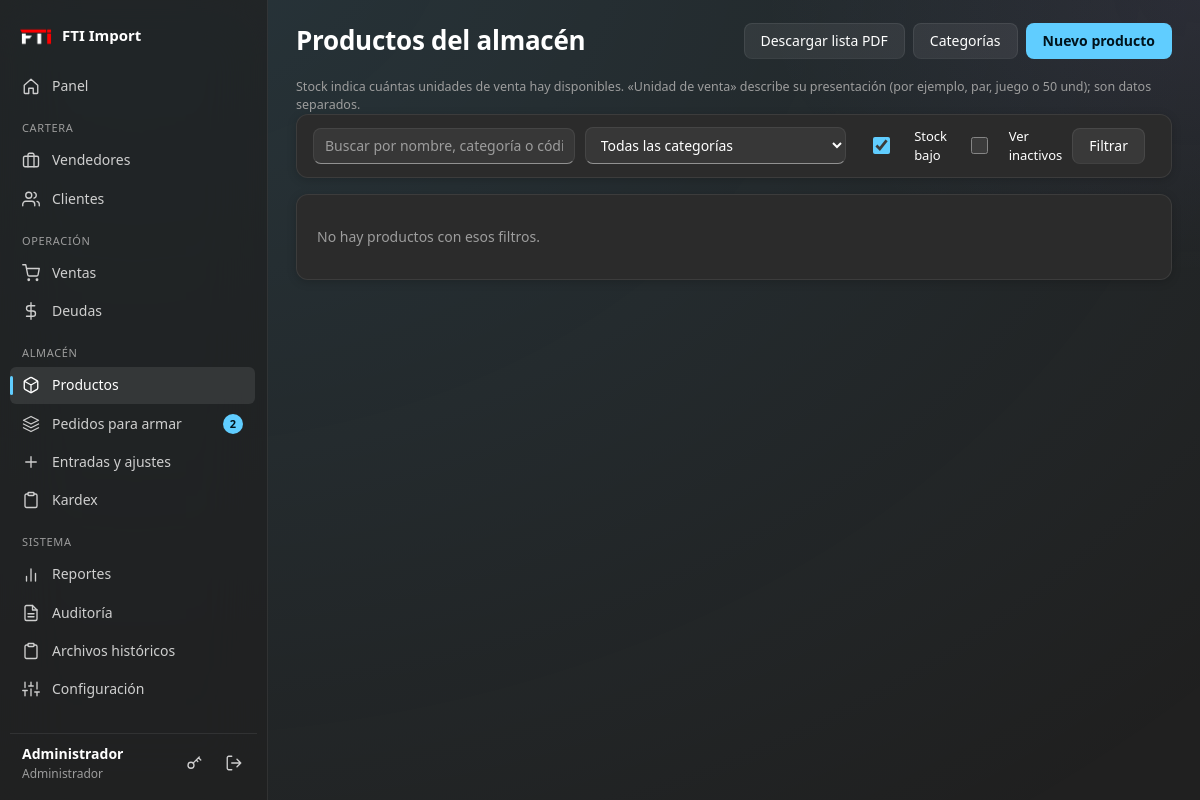
Page /productos?bajo=1 (signed in) on the committed database.
### tables this page shows
CREATE TABLE configuracion (
    clave TEXT PRIMARY KEY,
    valor TEXT
);

CREATE TABLE usuarios (
    id         INTEGER PRIMARY KEY AUTOINCREMENT,
    usuario    TEXT NOT NULL UNIQUE,
    nombre     TEXT NOT NULL,
    clave_hash TEXT NOT NULL,
    rol        TEXT NOT NULL CHECK (rol IN ('admin', 'vendedor')),
    telefono   TEXT DEFAULT '',
    email      TEXT DEFAULT '',
    activo     INTEGER NOT NULL DEFAULT 1,
    creado     TEXT NOT NULL,
    -- Tipo de vendedor: 'especial' elige detal/mayor y USD/Bs; 'normal' solo vende al mayor en USD.
    tipo_vendedor TEXT NOT NULL DEFAULT 'normal' CHECK (tipo_vendedor IN ('especial', 'normal'))
);

### routes/catalogo.py (the view)
@bp.route("/productos")
@login_required
def productos():
    q = request.args.get("q", "").strip()
    cat = to_int(request.args.get("categoria"))
    bajo = request.args.get("bajo") == "1"
    ver_inactivos = request.args.get("inactivos") == "1" and g.user["rol"] == "admin"
    defecto = stock_alerta_defecto()
    sql = """SELECT p.*, c.nombre AS categoria, COALESCE(NULLIF(p.stock_minimo, 0), ?) AS minimo_ef
               FROM productos p LEFT JOIN categorias c ON c.id = p.categoria_id WHERE 1=1"""
    args = [defecto]
    if not ver_inactivos:
        sql += " AND p.activo = 1"
    if q:
        sql += " AND (p.nombre LIKE ? OR p.codigo LIKE ? OR c.nombre LIKE ?)"; args += [f"%{q}%"] * 3
    if cat:
        sql += " AND p.categoria_id = ?"; args.append(cat)
    if bajo:
        sql += " AND p.stock <= COALESCE(NULLIF(p.stock_minimo, 0), ?)"; args.append(defecto)
    sql += " ORDER BY p.nombre"
    recientes = precios_recientes()
    return render_template("productos/lista.html", productos=query(sql, args),
                           categorias=query("SELECT * FROM categorias WHERE activo=1 ORDER BY nombre"),
                           q=q, cat=cat, bajo=bajo, inactivos=ver_inactivos,
                           recientes=recientes, ids_recientes={r["producto_id"] for r in recientes})

### db.py (called while the page is built)
def query(sql, args=(), one=False):
    rows = get_db().execute(sql, args).fetchall()
    if one:
        return rows[0] if rows else None
    return rows

### services.py (called while the page is built, shortened)
def get_config(clave, defecto=""):
    fila = query("SELECT valor FROM configuracion WHERE clave = ?", (clave,), one=True)
    return fila["valor"] if fila and fila["valor"] is not None else defecto

def stock_alerta_defecto():
    return max(to_float(get_config("stock_alerta_defecto", "10"), 10.0), 0.0)

def productos_en_alerta(limite=None):
    sql = ("SELECT id, codigo, nombre, stock, unidad, " + SQL_MINIMO_EFECTIVO + " AS minimo "
           "FROM productos WHERE activo = 1 AND stock <= " + SQL_MINIMO_EFECTIVO + " ORDER BY stock ASC")
    d = stock_alerta_defecto()
    args = [d, d]
    if limite:
        sql += " LIMIT ?"
        args.append(limite)
    return query(sql, args)

def precios_recientes():
    filas = query(
        """SELECT c.*, p.codigo, p.nombre, p.imagen, p.activo, u.nombre AS usuario
             FROM precio_cambios c JOIN productos p ON p.id = c.producto_id
             LEFT JOIN usuarios u ON u.id = c.usuario_id
            WHERE c.expira > ? ORDER BY c.id ASC""", (ahora(),))
    por_producto = {}
    return sorted(por_producto.values(), key=lambda r: r["id"], reverse=True)

def armado_desde_venta():
    return to_int(get_config("armado_desde_venta", "0"))

def contar_por_armar(usuario):
    desde = armado_desde_venta()
    if usuario["rol"] == "admin":
        pend = query("SELECT COUNT(*) AS n FROM armados a JOIN ventas v ON v.id=a.venta_id "
                     "WHERE a.estado='pendiente' AND v.estado='aprobada'", one=True)["n"]
        sin = query("SELECT COUNT(*) AS n FROM ventas v WHERE v.estado='aprobada' AND v.id > ? "
                    "AND NOT EXISTS (SELECT 1 FROM armados a WHERE a.venta_id=v.id)", (desde,), one=True)["n"]
        return pend + sin
    return query("SELECT COUNT(*) AS n FROM armados a JOIN ventas v ON v.id=a.venta_id "
                 "WHERE a.estado='pendiente' AND v.estado='aprobada' AND (a.asignado_a = ? OR a.asignado_a IS NULL)",
                 (usuario["id"],), one=True)["n"]

### utils.py (called while the page is built)
def _zona():
    return timezone(timedelta(hours=current_app.config.get("UTC_OFFSET_HORAS", -4)))

def ahora():
    return datetime.now(_zona()).strftime("%Y-%m-%d %H:%M:%S")

def hoy():
    return datetime.now(_zona()).strftime("%Y-%m-%d")

def to_int(valor, defecto=0):
    try:
        return int(float(str(valor).strip()))
    except (ValueError, TypeError):
        return defecto

### templates/productos/lista.html (shortened to what this page needs)
{% extends 'base.html' %}
{% block titulo %}{{ 'Productos del almacén' if g.user.rol == 'admin' else 'Catálogo y stock' }}{% endblock %}
{% block acciones %}
  {% if puede_ver_stock %}<a class="btn" href="{{ url_for('catalogo.productos_pdf') }}" title="PDF con la lista de mercancía (sin precios ni cantidades)">Descargar lista PDF</a>{% endif %}
  {% if g.user.rol == 'admin' %}<a class="btn" href="{{ url_for('catalogo.categorias') }}">Categorías</a>{% endif %}
  {% if g.user.rol == 'admin' %}<a class="btn primary" href="{{ url_for('catalogo.producto_nuevo') }}">Nuevo producto</a>{% endif %}
{% endblock %}
{% block contenido %}
{% set es_admin = g.user.rol == 'admin' %}
{% if puede_ver_stock %}<p class="hint">Stock indica cuántas unidades de venta hay disponibles. «Unidad de venta» describe su presentación (por ejemplo, par, juego o 50 und); son datos separados.</p>{% endif %}
<form class="filters card" method="get">
  <input name="q" id="buscar-tienda" value="{{ q }}" placeholder="Buscar por nombre, categoría o código" autocomplete="off">
  <select name="categoria" id="cat-tienda"><option value="">Todas las categorías</option>
    {% for c in categorias %}<option value="{{ c.id }}" {{ 'selected' if cat == c.id }}>{{ c.nombre }}</option>{% endfor %}</select>
  <label class="check"><input type="checkbox" name="bajo" value="1" {{ 'checked' if bajo }}> Stock bajo</label>
  {% if es_admin %}<label class="check"><input type="checkbox" name="inactivos" value="1" {{ 'checked' if inactivos }}> Ver inactivos</label>{% endif %}
  <button class="btn">Filtrar</button>
</form>
{% if productos %}
<div class="ptabla-scroll"><table class="ptabla" id="tienda">
  <thead><tr><th class="c-foto">Foto</th><th>Producto</th><th class="r">Precio mayor</th><th class="r">{{ 'Stock' if puede_ver_stock else 'Disponibilidad' }}</th>{% if puede_ver_stock %}<th class="r">Vendidos</th>{% endif %}<th>Unidad de venta</th>
    {% if es_admin %}<th class="r">Alerta mín.</th>{% endif %}{% if es_admin %}<th class="r">Acciones</th>{% endif %}</tr></thead>
  <tbody>
  {% for p in productos %}
    {% set alerta = (es_admin or not puede_ver_stock) and p.stock <= p.minimo_ef %}
    {% set agotado = p.stock <= 0 %}
    <tr class="{{ 'inactivo' if not p.activo }} {{ 'en-alerta' if alerta }} {{ 'alerta-vend' if alerta and not puede_ver_stock }}" data-busqueda="{{ (p.codigo ~ ' ' ~ p.nombre ~ ' ' ~ (p.categoria or ''))|lower }}" data-cat="{{ p.categoria_id or '' }}">
      <td class="c-foto">{% if p.imagen %}<img class="pfoto" src="{{ url_for('static', filename=p.imagen) }}" alt="{{ p.nombre }}" loading="lazy" onerror="this.hidden=true;this.nextElementSibling.hidden=false"><span class="psinfoto" hidden>Sin foto</span>{% else %}<span class="psinfoto">Sin foto</span>{% endif %}</td>
      <td class="c-nombre" data-label="Producto"><b>{{ p.nombre }}</b>{% if p.id in ids_recientes %} <span class="badge warn" title="Precio cambiado en las últimas 48 horas">Precio nuevo</span>{% endif %}
        <br><small class="muted"><span class="codigo-producto">{{ p.codigo }}</span>{% if p.categoria %} · {{ p.categoria }}{% endif %}{% if not p.activo %} · Inactivo{% endif %}</small></td>
      <td data-label="Precio mayor" class="r">$ {{ p.precio_mayor_usd|num }}</td>
      {% if puede_ver_stock %}
      <td data-label="Stock" class="r estado-stock {{ 'neg' if alerta }}">{{ p.stock|qty }}{% if alerta %} <span class="badge bad">Alerta</span>{% endif %}</td>
      <td data-label="Vendidos" class="r">{{ p.vendidos|qty }}</td>
      {% else %}
      <td data-label="Disponibilidad" class="r estado-stock">{% if agotado %}<span class="badge bad">Agotado · no hay más</span>{% elif alerta %}<span class="badge bad">Stock mínimo</span>{% else %}<span class="badge ok">Disponible</span>{% endif %}</td>
      {% endif %}
      <td data-label="Unidad de venta">{{ p.unidad }}</td>
      {% if es_admin %}<td data-label="Alerta mín." class="r">{{ p.minimo_ef|qty }}</td>{% endif %}
      {% if es_admin %}<td class="r nowrap c-acc">
        <a class="btn sm" href="{{ url_for('catalogo.movimiento', producto=p.id) }}">Stock</a>
        <a class="btn sm" href="{{ url_for('catalogo.producto_editar', pid=p.id) }}">Editar</a>
        <form method="post" action="{{ url_for('catalogo.producto_eliminar', pid=p.id) }}" style="display:inline" onsubmit="return confirm('¿Eliminar o desactivar este producto? Se conservará el historial.');">{{ csrf_field() }}<button class="btn sm danger" type="submit">Eliminar</button></form>
      </td>{% endif %}
    </tr>
  {% endfor %}
  </tbody></table></div>
<p class="muted vacio-tienda" id="vacio-tienda" hidden>Ningún producto coincide con tu búsqueda.</p>
{% else %}<section class="card"><p class="muted">No hay productos con esos filtros.</p></section>{% endif %}
{% endblock %}

### templates/base.html (shortened to what this page needs)
{% from '_macros.html' import ico, flashes %}
<!doctype html>
<html lang="es">
<head>
  <link rel="stylesheet" href="{{ url_for('static', filename='css/style.css') }}">
</head>
<body>
{% if g.user %}
  {% set ep = request.endpoint or '' %}
  <div class="shell">
    <aside class="sidebar">
<div class="brand">
    <span class="brand-logo">
        <img src="{{ url_for('static', filename='logo.png') }}"
             alt="Logo de la empresa"
             class="logo-empresa">
    </span>
    <span class="brand-name">{{ empresa }}</span>
</div>      <nav class="nav">
        <a href="{{ url_for('panel.inicio') }}" class="{{ 'on' if ep == 'panel.inicio' }}">{{ ico('home') }}<span>Panel</span></a>
        {% if g.user.rol == 'admin' %}
          <div class="nav-group">Cartera</div>
          <a href="{{ url_for('admin.vendedores') }}" class="{{ 'on' if ep.startswith('admin.vendedor') }}">{{ ico('brief') }}<span>Vendedores</span></a>
          <a href="{{ url_for('clientes.lista') }}" class="{{ 'on' if ep.startswith('clientes.') }}">{{ ico('users') }}<span>Clientes</span></a>
          <div class="nav-group">Operación</div>
          <a href="{{ url_for('ventas.lista') }}" class="{{ 'on' if ep.startswith('ventas.') }}">{{ ico('cart') }}<span>Ventas</span>{% if n_pendientes %}<b class="pill">{{ n_pendientes }}</b>{% endif %}</a>
          <a href="{{ url_for('deudas.lista') }}" class="{{ 'on' if ep.startswith('deudas.') }}">{{ ico('dollar') }}<span>Deudas</span></a>
          <div class="nav-group">Almacén</div>
          <a href="{{ url_for('catalogo.productos') }}" class="{{ 'on' if ep in ('catalogo.productos','catalogo.producto_nuevo','catalogo.producto_editar','catalogo.categorias') }}">{{ ico('box') }}<span>Productos</span></a>
          <a href="{{ url_for('armados.lista') }}" class="{{ 'on' if ep.startswith('armados.') }}">{{ ico('layers') }}<span>Pedidos para armar</span>{% if n_por_armar %}<b class="pill" title="Pedidos pendientes o sin asignar">{{ n_por_armar }}</b>{% endif %}</a>
          <a href="{{ url_for('catalogo.movimiento') }}" class="{{ 'on' if ep == 'catalogo.movimiento' }}">{{ ico('plus') }}<span>Entradas y ajustes</span></a>
          <a href="{{ url_for('catalogo.kardex') }}" class="{{ 'on' if ep == 'catalogo.kardex' }}">{{ ico('clip') }}<span>Kardex</span></a>
          <div class="nav-group">Sistema</div>
          <a href="{{ url_for('admin.reportes') }}" class="{{ 'on' if ep == 'admin.reportes' }}">{{ ico('chart') }}<span>Reportes</span></a>
          <a href="{{ url_for('admin.auditoria') }}" class="{{ 'on' if ep == 'admin.auditoria' }}">{{ ico('file') }}<span>Auditoría</span></a>
          <a href="{{ url_for('admin.historiales') }}" class="{{ 'on' if ep.startswith('admin.historial') }}">{{ ico('clip') }}<span>Archivos históricos</span></a>
          <a href="{{ url_for('admin.configuracion') }}" class="{{ 'on' if ep == 'admin.configuracion' }}">{{ ico('sliders') }}<span>Configuración</span></a>
        {% endif %}
      </nav>
      <div class="user-box">
        <div class="user-info"><b>{{ g.user.nombre }}</b><small>{{ 'Administrador' if g.user.rol == 'admin' else ('Vendedor especial' if g.user.tipo_vendedor == 'especial' else 'Vendedor') }}</small></div>
        <a class="icon-btn" href="{{ url_for('auth.cuenta') }}" title="Cambiar clave">{{ ico('key') }}</a>
        <form method="post" action="{{ url_for('auth.logout') }}">{{ csrf_field() }}<button class="icon-btn" title="Cerrar sesión">{{ ico('logout') }}</button></form>
      </div>
    </aside>
    <main class="content">
      <header class="topbar">
        <h1>{% block titulo %}{% endblock %}</h1>
        <div class="topbar-right">{% block acciones %}{% endblock %}</div>
      </header>
      {% block contenido %}{% endblock %}
    </main>
  </div>
{% else %}
  <main class="auth">{{ flashes() }}{{ self.contenido() }}</main>
{% endif %}
</body>
</html>

### templates/base.html (style rules this page uses)
.brand-logo { background: transparent !important; border: none !important; box-shadow: none !important; }
.logo-empresa { width: 100%; height: 100%; object-fit: contain; display: block; }

### rows in the picture
configuracion: valor "FTI Import"
usuarios: user.nombre "Administrador", rol "Administrador", rol "Productos del almacén"

### other values in the picture
{{ n_por_armar }} "2"
